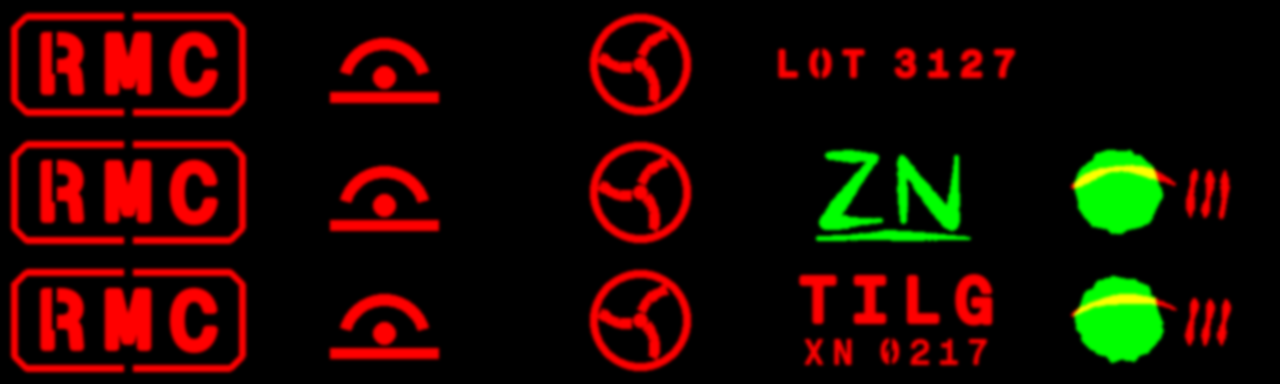

Generate this figure with Python:
#!/usr/bin/env python3
"""Draws marks.png, the maker's marks atlas (docs/art-direction.md, "Maker's marks").

A column per mark, a row per era: yours (new), surface, deep. Red is the mark's
own ink, green a hand-mixed daub. Blurred a little, so the wear shader cuts each
edge where its noise says and the mark wears ragged rather than pixelated.
    python3 game/look/marks.py
"""
import math
import os
import random

from PIL import Image, ImageDraw, ImageFilter, ImageFont

CELL = (256, 128)
COLS = 5
ROWS = 3
HERE = os.path.dirname(os.path.abspath(__file__))
FONT = os.path.join(HERE, "..", "..", "assets", "fonts", "GeistMono-Regular.ttf")
# A stencil can't hold a letter's middle in place: these get a bridge.
SPLIT = {"O": 0.5, "0": 0.5, "D": 0.5, "Q": 0.5, "R": 0.36, "P": 0.36, "B": 0.36}


def stencil(draw, text, centre, cap, weight=0.16, track=0.22):
    """Block letters as a stencil cuts them, `cap` pixels tall, centred."""
    font = ImageFont.truetype(FONT, int(cap * 1.38))
    stroke = max(1, int(cap * weight * 0.5))
    boxes = [font.getbbox(ch, stroke_width=stroke) if ch != " " else None for ch in text]
    widths = [b[2] - b[0] if b else cap * 0.45 for b in boxes]
    total = sum(widths) + cap * track * (len(text) - 1)
    x = centre[0] - total / 2
    for ch, box, w in zip(text, boxes, widths):
        if box:
            top = centre[1] - (box[3] - box[1]) / 2
            draw.text((x - box[0], top - box[1]), ch, font=font, fill=255, stroke_width=stroke, stroke_fill=255)
            if ch in SPLIT:
                cut = x + w * SPLIT[ch]
                gap = max(2, cap * 0.07)
                low = top + (box[3] - box[1]) * (0.62 if ch in "RP" else 1.0)
                draw.rectangle([cut - gap / 2, top - 2, cut + gap / 2, low + 2], fill=0)
        x += w + cap * track


def brush(draw, points, width, rng, wobble=2.5):
    """A hand-painted stroke: it wanders and swells as a brush does."""
    phase = rng.uniform(0, 6.28)
    dense = []
    for a, b in zip(points, points[1:]):
        steps = max(2, int(math.dist(a, b) / 1.5))
        for i in range(steps):
            t = i / steps
            dense.append((a[0] + (b[0] - a[0]) * t, a[1] + (b[1] - a[1]) * t))
    dense.append(points[-1])
    for i, (x, y) in enumerate(dense):
        s = i / max(1, len(dense) - 1)
        r = width * 0.5 * (0.75 + 0.25 * math.sin(s * 9.0 + phase) + rng.uniform(-0.08, 0.08))
        # Thinner where the brush lifts off.
        r *= min(1.0, 0.45 + s * 4.0, 0.45 + (1.0 - s) * 3.0)
        jx = wobble * math.sin(s * 5.3 + phase)
        jy = wobble * math.cos(s * 4.1 + phase * 1.7)
        draw.ellipse([x + jx - r, y + jy - r, x + jx + r, y + jy + r], fill=255)


def arc(cx, cy, r, a0, a1, n=40):
    return [(cx + r * math.cos(math.radians(a0 + (a1 - a0) * i / n)),
             cy + r * math.sin(math.radians(a0 + (a1 - a0) * i / n))) for i in range(n + 1)]


def contractor(ink, daub, rng):
    """The Remote Moon Contractor's tag: a notched plate round its letters."""
    w, h = CELL
    n = 12
    plate = [(14 + n, 16), (w - 14 - n, 16), (w - 14, 16 + n), (w - 14, h - 16 - n), (w - 14 - n, h - 16),
             (14 + n, h - 16), (14, h - 16 - n), (14, 16 + n), (14 + n, 16)]
    ink.line(plate, fill=255, width=7, joint="curve")
    # The plate's border is a stencil too: bridged top and bottom.
    for y in (16, h - 16):
        ink.rectangle([w / 2 - 4, y - 6, w / 2 + 4, y + 6], fill=0)
    stencil(ink, "RMC", (w / 2, h / 2), 56)


def shield_maker(ink, daub, rng):
    """The common shield's maker: the bubble on its ground, the emitter beneath."""
    w, h = CELL
    cx, base = w / 2, 88
    ink.arc([cx - 46, base - 50, cx + 46, base + 42], 196, 344, fill=255, width=12)
    ink.rectangle([cx - 54, base + 4, cx + 54, base + 14], fill=255)
    ink.ellipse([cx - 11, base - 22, cx + 11, base], fill=255)


def wind_maker(ink, daub, rng):
    """The wind turbines' maker: three vanes in a ring."""
    w, h = CELL
    cx, cy, r = w / 2, h / 2, 50
    ink.ellipse([cx - r, cy - r, cx + r, cy + r], outline=255, width=8)
    for k in range(3):
        a = math.radians(k * 120 - 90)
        pts = []
        for i in range(16):
            t = 0.18 + 0.62 * i / 15
            ang = a + 0.9 * t
            pts.append((cx + r * t * math.cos(ang), cy + r * t * math.sin(ang)))
        ink.line(pts, fill=255, width=11, joint="curve")
    ink.ellipse([cx - 7, cy - 7, cx + 7, cy + 7], fill=255)


def consignment(row):
    """A crate's label, by era: who it went to, once; later, a copy from memory."""
    def draw(ink, daub, rng):
        w, h = CELL
        if row == 2:
            # Deep: the operator's consignment stencil, routed by the sector code.
            stencil(ink, "TILG", (w / 2, 44), 44)
            stencil(ink, "XN 0217", (w / 2, 96), 24, track=0.3)
        elif row == 1:
            # Surface: the code daubed back on by hand, the X said and written as a Z.
            brush(daub, [(58, 30), (108, 30), (60, 92), (110, 92)], 15, rng)
            brush(daub, [(134, 94), (136, 30), (184, 94), (186, 30)], 15, rng)
            brush(daub, [(50, 110), (120, 106), (200, 112)], 9, rng, wobble=1.5)
        else:
            # Yours: a recent, cheap make's batch number.
            stencil(ink, "LOT 3127", (w / 2, h / 2), 26, track=0.3)
    return draw


def skimmer_crew(row):
    """A skimmer crew's patch, painted by hand: the giant, a dive across it, a tally.
    A board of your own is new, so it's plain: nobody has painted it yet."""
    def draw(ink, daub, rng):
        if row > 0:
            patch(ink, daub, rng)
    return draw


def patch(ink, daub, rng):
    w, h = CELL
    cx, cy = 96, 64
    rim = [(x + rng.uniform(-2.5, 2.5), y + rng.uniform(-2.5, 2.5)) for x, y in arc(cx, cy, 40, 0, 360, 36)]
    daub.polygon(rim, fill=255)
    brush(daub, rim, 7, rng, wobble=1.0)
    brush(ink, arc(cx + 6, cy + 74, 96, 236, 300, 20), 9, rng, wobble=1.5)
    for k in range(3):
        brush(ink, [(170 + k * 16, 44), (166 + k * 16, 88)], 8, rng, wobble=1.0)


MARKS = [contractor, shield_maker, wind_maker, consignment, skimmer_crew]
# The marks that change from era to era take the row and give the drawing.
BY_ERA = (consignment, skimmer_crew)


def main():
    rng = random.Random(7)
    red = Image.new("L", (CELL[0] * COLS, CELL[1] * ROWS))
    green = Image.new("L", red.size)
    for row in range(ROWS):
        for col in range(COLS):
            ink_cell = Image.new("L", CELL)
            daub_cell = Image.new("L", CELL)
            mark = MARKS[col](row) if MARKS[col] in BY_ERA else MARKS[col]
            mark(ImageDraw.Draw(ink_cell), ImageDraw.Draw(daub_cell), rng)
            red.paste(ink_cell, (col * CELL[0], row * CELL[1]))
            green.paste(daub_cell, (col * CELL[0], row * CELL[1]))
    soft = ImageFilter.GaussianBlur(1.6)
    out = Image.merge("RGB", (red.filter(soft), green.filter(soft), Image.new("L", red.size)))
    out.save(os.path.join(HERE, "marks.png"), optimize=True)


if __name__ == "__main__":
    main()
